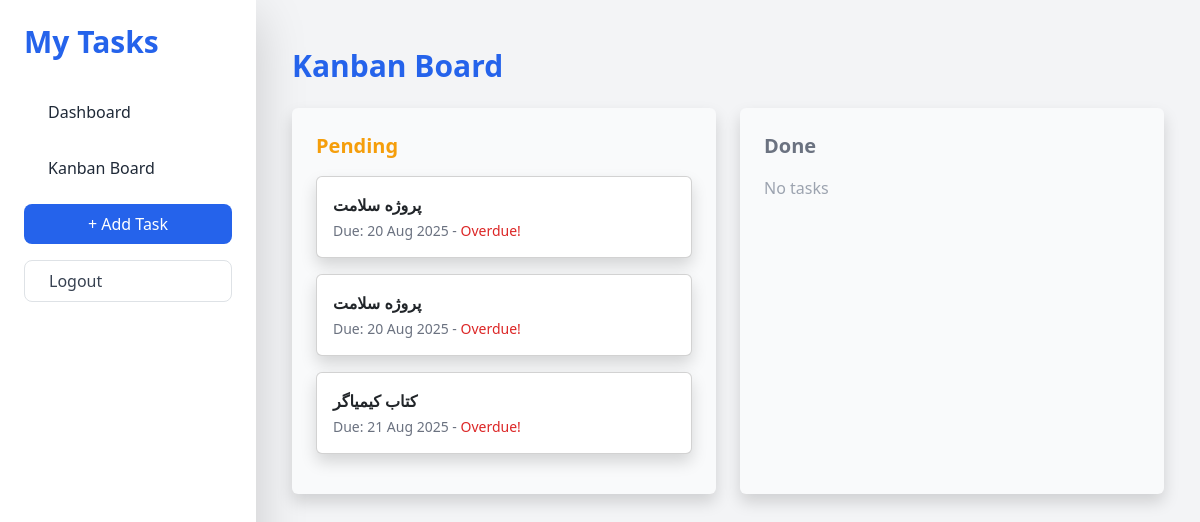
/kanban/ (signed in), run on an earlier commit of the app's database.
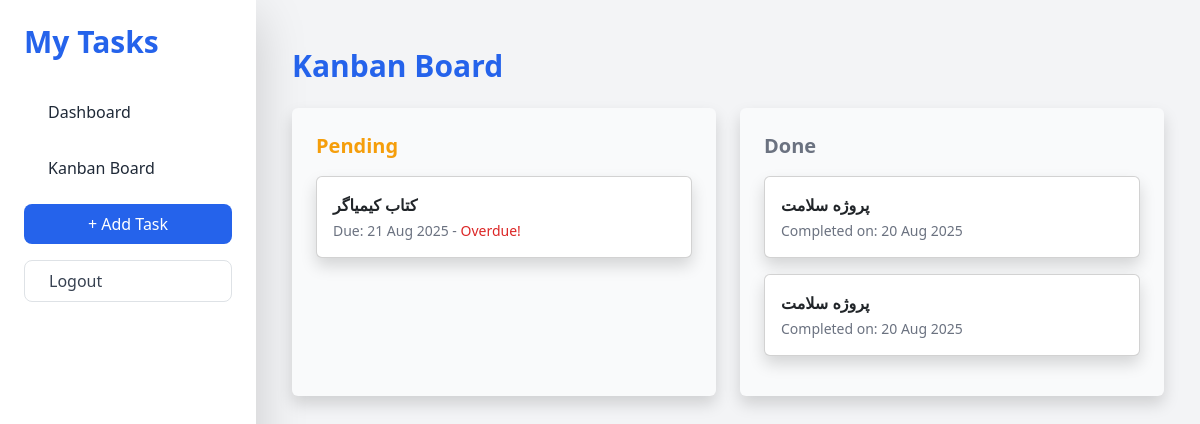
And on a later commit of the database.
### tasks/models.py (models this page shows, shortened)
class Task(models.Model):
    user = models.ForeignKey(User, on_delete=models.CASCADE)
    category = models.ForeignKey(Category, on_delete=models.SET_NULL, null=True, blank=True)
    title = models.CharField(max_length=200)
    description = models.TextField(blank=True, null=True)
    completed = models.BooleanField(default=False)
    due_date = models.DateField(null=True, blank=True)
    priority = models.CharField(max_length=10, choices=[
        ("low", "Low"),
        ("medium", "Medium"),
        ("high", "High"),
    ], default="medium")
    created_at = models.DateTimeField(auto_now_add=True)

### tasks/views.py (the view)
# urls.py: path('kanban/', kanban_board, name='kanban_board'),
@login_required
def kanban_board(request):
    tasks = Task.objects.filter(user=request.user)
    pending = []
    done = []
    for task in tasks:
        if task.due_date:
            task.days_left = (task.due_date - date.today()).days
        else:
            task.days_left = None
        if task.completed:
            done.append(task)
        else:
            pending.append(task)
    return render(request, "tasks/kanban.html", {
        'pending': pending,
        'done': done,
    })

### tasks/templates/tasks/kanban.html (shortened to what this page needs)
{% extends "base.html" %}
{% block content %}
<div class="flex min-h-screen bg-gray-100">
  <aside class="w-64 bg-white shadow-lg flex flex-col p-4">
    <h2 class="text-3xl font-extrabold text-blue-600 mb-8"><a href="{% url 'task_list' %}">My Tasks</a> </h2>
    <nav class="flex flex-col gap-3">
      <a href="{% url 'dashboard' %}" class="px-4 py-2 rounded-lg hover:bg-blue-100 hover:text-blue-700 transition-colors">Dashboard</a>
      <a href="{% url 'kanban_board' %}" class="px-4 py-2 rounded-lg hover:bg-yellow-100 hover:text-yellow-700 transition-colors">Kanban Board</a>
      <a href="{% url 'task_create' %}" class="px-4 py-2 rounded-lg bg-blue-600 text-white text-center hover:bg-blue-700 transition-colors">+ Add Task</a>
      <a href="{% url 'logout' %}" class="px-4 py-2 rounded-lg border border-gray-300 text-gray-700 hover:bg-gray-200 transition-colors">Logout</a>
    </nav>
  </aside>
  <main class="flex-1 p-6">
    <div class="container py-4">
      <h1 class="text-3xl font-bold mb-6 text-blue-600">Kanban Board</h1>
      <div class="flex flex-wrap gap-6">
        <div class="flex-1 min-w-[300px] bg-gray-50 p-4 rounded shadow">
          <h4 class="text-xl font-semibold mb-3 text-yellow-500">Pending</h4>
          <div id="pending" class="kanban-column min-h-[300px]">
            {% for task in pending %}
            <div class="card mb-3 p-3 rounded shadow bg-white cursor-grab hover:scale-105 hover:shadow-lg transition" data-id="{{ task.id }}">
              <strong>{{ task.title }}</strong>
              {% if task.due_date %}
              <p class="text-sm text-gray-500 mt-1">
                Due: {{ task.due_date|date:"d M Y" }} -
                {% if task.days_left > 0 %}
                  <span class="text-blue-600">{{ task.days_left }} days left</span>
                {% elif task.days_left == 0 %}
                  <span class="text-orange-600">Today</span>
                {% else %}
                  <span class="text-red-600">Overdue!</span>
                {% endif %}
              </p>
              {% endif %}
            </div>
            {% empty %}
            <p class="text-gray-400">No tasks</p>
            {% endfor %}
          </div>
        </div>
        <div class="flex-1 min-w-[300px] bg-gray-50 p-4 rounded shadow">
          <h4 class="text-xl font-semibold mb-3 text-gray-500">Done</h4>
          <div id="done" class="kanban-column min-h-[300px]">
            {% for task in done %}
            <div class="card mb-3 p-3 rounded shadow bg-white cursor-grab hover:scale-105 hover:shadow-lg transition" data-id="{{ task.id }}">
              <strong>{{ task.title }}</strong>
              {% if task.due_date %}
              <p class="text-sm text-gray-500 mt-1">
                Completed on: {{ task.due_date|date:"d M Y" }}
              </p>
              {% endif %}
            </div>
            {% empty %}
            <p class="text-gray-400">No tasks</p>
            {% endfor %}
          </div>
        </div>
      </div>
    </div>
  </main>
</div>
{% endblock %}

What changed in the data, as far as the page shows it:
changed Task (number 2 of 3 on the later page): moves from the list under "Pending" to the list under "Done"
changed Task (number 3 of 3 on the later page): moves from the list under "Pending" to the list under "Done"
Also different on the page:
text no longer shown: "No tasks"
